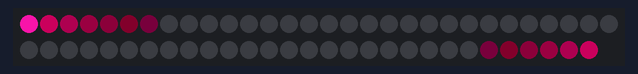
The sketch below on a simulated ATtiny85, built with avr-gcc and run on an emulated ATtiny85. Shown: 59 RGB LEDs in strip order, left to right, continuing on the next row. Dim RGB values are drawn brighter than linear; random numbers use the default seed unless the sketch sets one.

Above: at 0.19 s.
At 3.53 s:
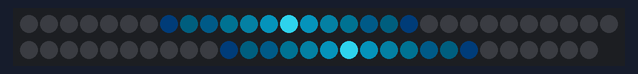
At 9.89 s:
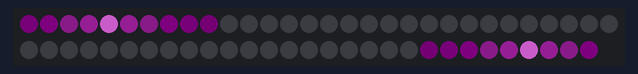
At 19.94 s:
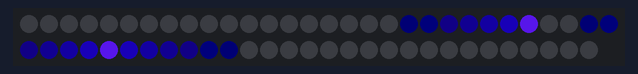
At 29.95 s:
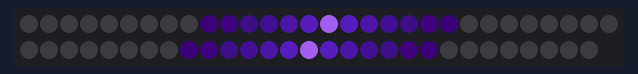
At 39.66 s:
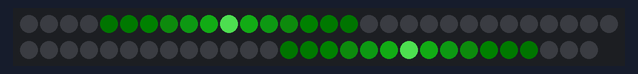

The sketch:

RotatingPyramids.ino
```cpp
#include "SPI.h" // Comment out this line if using Trinket or Gemma
#include "Adafruit_WS2801.h"
#ifdef __AVR_ATtiny85__
#include <avr/power.h>
#endif

#define staart 8  // staart lengte
#define delayRunning 5 //snelheid van de led kleiner is vlugger
uint8_t dataPin  = 2;    // geel draad
uint8_t clockPin = 3;    // wit draad
int numPixels = 59;


Adafruit_WS2801 strip = Adafruit_WS2801(numPixels, dataPin, clockPin);

class RunningLed
{
  public:
    int counter = 0;
    int c = 0;

    byte colors[3][staart+1];

    int led = 0;

    void gaOmhoog() {
      giveMeMyColors();

      for (counter; counter < strip.numPixels(); counter++)
      {

        //1ste lus

        for (int j = staart; j >= 1 ; j--) {


          strip.setPixelColor(counter + j, colors[0][j], colors[1][j], colors[2][j]);
        }


        strip.setPixelColor(counter, colors[0][0], colors[1][0], colors[2][0]);

        for (int j = 1; j < staart ; j++) {
         strip.setPixelColor(counter - j, colors[0][j], colors[1][j], colors[2][j]);
        }

        strip.show();

        //2de lus

        for (int j = staart; j >= 1 ; j--) {
          strip.setPixelColor((numPixels - counter) - j, colors[0][j], colors[1][j], colors[2][j]);
        }


        strip.setPixelColor(numPixels - counter,colors[0][0], colors[1][0], colors[2][0]);

        for (int j = 1; j < staart ; j++) {

          strip.setPixelColor((numPixels - counter) + j, colors[0][j], colors[1][j], colors[2][j]);
        }


        strip.show();
        delay(delayRunning);
        if (counter == numPixels - 1) {
          gaOmlaag();
        }
      }
    }

    void gaOmlaag() {
      giveMeMyColors();

      for (counter; counter >= 0; counter--)
      {

        //1ste lus

        for (int j = staart; j >= 1 ; j--) {
          strip.setPixelColor(counter - j, colors[0][j], colors[1][j], colors[2][j]);
        }

        strip.setPixelColor(counter, colors[0][0], colors[1][0], colors[2][0]);

        for (int j = 1; j < staart ; j++) {

          strip.setPixelColor(counter + j, colors[0][j], colors[1][j], colors[2][j]);
        }

        strip.show();

        //2de lus

        for (int j = staart; j >= 1 ; j--) {

          strip.setPixelColor((numPixels - counter) + j,colors[0][j], colors[1][j], colors[2][j]);
        }

        strip.setPixelColor(numPixels - counter, colors[0][0], colors[1][0], colors[2][0]);

        for (int j = 1; j < staart ; j++) {

          strip.setPixelColor((numPixels - counter) - j, colors[0][j], colors[1][j], colors[2][j]);
        }

        strip.show();
        delay(delayRunning);
      }
    }

    void giveMeMyColors() {
      //generate rgb color
      int color[3] = {
        random(0, 255),
        random(0, 255),
        random(0, 255)
      };
      //opvullen colors array
      for (int j = 0; j <= 2; j++) {

        int intensity = 255;

        colors[j][0] = map(color[j], 0, 255, 0, intensity);

        for (int i = 1; i <= staart; i++) {
          intensity = colors[j][0] / (pow(2, i));
          colors[j][i] = map(color[j], 0, 255, 0, intensity);
        }
      }
//      for (int j = 0; j <= 2; j++) {
//        Serial.print("color");Serial.println(j);
//        for (int i = 1; i < staart; i++) {
//          Serial.println(colors[j][i]);
//        }
//      }
    }
};


RunningLed *rl1 = new RunningLed();
RunningLed *rl2 = new RunningLed();
void setup() {
  Serial.begin(9600);
  // put your setup code here, to run once:
#if defined(__AVR_ATtiny85__) && (F_CPU == 16000000L)
  clock_prescale_set(clock_div_1); // Enable 16 MHz on Trinket
#endif
  strip.begin();
  // Update LED contents, to start they are all 'off'
  strip.show();


}

void loop() {

  //for(int x = 0; x<y+2; x++){
  //  strip.setPixelColor(numPixels-x, 0, 0, 0);
  //}

  rl1->gaOmhoog();
  //rl1->giveMeMyColors();
  delay(delayRunning);
}


/* Helper functions */

// Create a 24 bit color value from R,G,B
uint32_t Color(byte r, byte g, byte b)
{
  uint32_t c;
  c = r;
  c <<= 8;
  c |= g;
  c <<= 8;
  c |= b;
  return c;
}

//Input a value 0 to 255 to get a color value.
//The colours are a transition r - g -b - back to r
uint32_t Wheel(byte WheelPos)
{
  if (WheelPos < 85) {
    return Color(WheelPos * 3, 255 - WheelPos * 3, 0);
  } else if (WheelPos < 170) {
    WheelPos -= 85;
    return Color(255 - WheelPos * 3, 0, WheelPos * 3);
  } else {
    WheelPos -= 170;
    return Color(0, WheelPos * 3, 255 - WheelPos * 3);
  }
}
```
